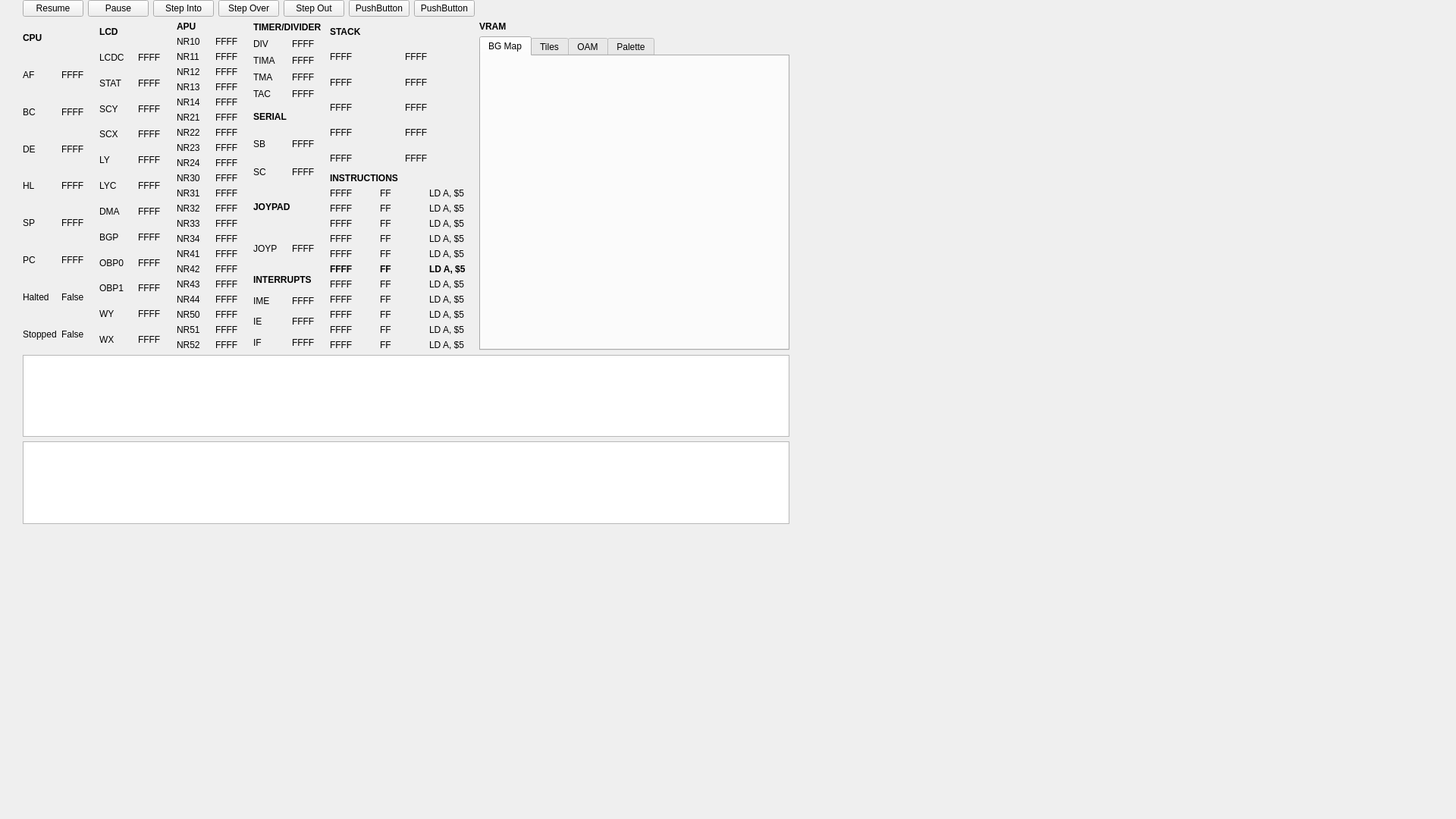
<?xml version="1.0" encoding="UTF-8"?>
<ui version="4.0">
 <class>Form</class>
 <widget class="QWidget" name="Form">
  <property name="geometry">
   <rect>
    <x>0</x>
    <y>0</y>
    <width>1920</width>
    <height>1080</height>
   </rect>
  </property>
  <property name="windowTitle">
   <string>Form</string>
  </property>
  <widget class="QWidget" name="gridLayoutWidget">
   <property name="geometry">
    <rect>
     <x>30</x>
     <y>0</y>
     <width>1011</width>
     <height>691</height>
    </rect>
   </property>
   <layout class="QGridLayout" name="gridLayout">
    <item row="1" column="1">
     <layout class="QGridLayout" name="gridLayout_3">
      <item row="4" column="0">
       <widget class="QLabel" name="label_16">
        <property name="text">
         <string>SCX</string>
        </property>
       </widget>
      </item>
      <item row="2" column="0">
       <widget class="QLabel" name="label_13">
        <property name="text">
         <string>STAT</string>
        </property>
       </widget>
      </item>
      <item row="10" column="0">
       <widget class="QLabel" name="label_103">
        <property name="text">
         <string>OBP1</string>
        </property>
       </widget>
      </item>
      <item row="0" column="0" colspan="2">
       <widget class="QLabel" name="label_32">
        <property name="font">
         <font>
          <weight>75</weight>
          <bold>true</bold>
         </font>
        </property>
        <property name="text">
         <string>LCD</string>
        </property>
       </widget>
      </item>
      <item row="5" column="0">
       <widget class="QLabel" name="label_23">
        <property name="text">
         <string>LY</string>
        </property>
       </widget>
      </item>
      <item row="9" column="0">
       <widget class="QLabel" name="label_102">
        <property name="text">
         <string>OBP0</string>
        </property>
       </widget>
      </item>
      <item row="6" column="1">
       <widget class="QLabel" name="label_26">
        <property name="text">
         <string>FFFF</string>
        </property>
       </widget>
      </item>
      <item row="4" column="1">
       <widget class="QLabel" name="label_20">
        <property name="text">
         <string>FFFF</string>
        </property>
       </widget>
      </item>
      <item row="6" column="0">
       <widget class="QLabel" name="label_24">
        <property name="text">
         <string>LYC</string>
        </property>
       </widget>
      </item>
      <item row="5" column="1">
       <widget class="QLabel" name="label_25">
        <property name="text">
         <string>FFFF</string>
        </property>
       </widget>
      </item>
      <item row="8" column="0">
       <widget class="QLabel" name="label_101">
        <property name="text">
         <string>BGP</string>
        </property>
       </widget>
      </item>
      <item row="1" column="1">
       <widget class="QLabel" name="label_17">
        <property name="text">
         <string>FFFF</string>
        </property>
       </widget>
      </item>
      <item row="11" column="0">
       <widget class="QLabel" name="label_104">
        <property name="text">
         <string>WY</string>
        </property>
       </widget>
      </item>
      <item row="7" column="0">
       <widget class="QLabel" name="label_100">
        <property name="text">
         <string>DMA</string>
        </property>
       </widget>
      </item>
      <item row="3" column="0">
       <widget class="QLabel" name="label_15">
        <property name="text">
         <string>SCY</string>
        </property>
       </widget>
      </item>
      <item row="1" column="0">
       <widget class="QLabel" name="label_14">
        <property name="text">
         <string>LCDC</string>
        </property>
       </widget>
      </item>
      <item row="3" column="1">
       <widget class="QLabel" name="label_19">
        <property name="text">
         <string>FFFF</string>
        </property>
       </widget>
      </item>
      <item row="2" column="1">
       <widget class="QLabel" name="label_18">
        <property name="text">
         <string>FFFF</string>
        </property>
       </widget>
      </item>
      <item row="12" column="0">
       <widget class="QLabel" name="label_105">
        <property name="text">
         <string>WX</string>
        </property>
       </widget>
      </item>
      <item row="7" column="1">
       <widget class="QLabel" name="label_106">
        <property name="text">
         <string>FFFF</string>
        </property>
       </widget>
      </item>
      <item row="8" column="1">
       <widget class="QLabel" name="label_107">
        <property name="text">
         <string>FFFF</string>
        </property>
       </widget>
      </item>
      <item row="9" column="1">
       <widget class="QLabel" name="label_108">
        <property name="text">
         <string>FFFF</string>
        </property>
       </widget>
      </item>
      <item row="10" column="1">
       <widget class="QLabel" name="label_109">
        <property name="text">
         <string>FFFF</string>
        </property>
       </widget>
      </item>
      <item row="11" column="1">
       <widget class="QLabel" name="label_110">
        <property name="text">
         <string>FFFF</string>
        </property>
       </widget>
      </item>
      <item row="12" column="1">
       <widget class="QLabel" name="label_111">
        <property name="text">
         <string>FFFF</string>
        </property>
       </widget>
      </item>
     </layout>
    </item>
    <item row="1" column="2">
     <layout class="QGridLayout" name="gridLayout_5">
      <item row="17" column="0">
       <widget class="QLabel" name="label_52">
        <property name="text">
         <string>NR43</string>
        </property>
       </widget>
      </item>
      <item row="3" column="0">
       <widget class="QLabel" name="label_38">
        <property name="text">
         <string>NR12</string>
        </property>
       </widget>
      </item>
      <item row="12" column="0">
       <widget class="QLabel" name="label_47">
        <property name="text">
         <string>NR32</string>
        </property>
       </widget>
      </item>
      <item row="11" column="0">
       <widget class="QLabel" name="label_46">
        <property name="text">
         <string>NR31</string>
        </property>
       </widget>
      </item>
      <item row="2" column="0">
       <widget class="QLabel" name="label_36">
        <property name="text">
         <string>NR11</string>
        </property>
       </widget>
      </item>
      <item row="1" column="1">
       <widget class="QLabel" name="label_35">
        <property name="text">
         <string>FFFF</string>
        </property>
       </widget>
      </item>
      <item row="14" column="0">
       <widget class="QLabel" name="label_49">
        <property name="text">
         <string>NR34</string>
        </property>
       </widget>
      </item>
      <item row="13" column="0">
       <widget class="QLabel" name="label_48">
        <property name="text">
         <string>NR33</string>
        </property>
       </widget>
      </item>
      <item row="15" column="0">
       <widget class="QLabel" name="label_50">
        <property name="text">
         <string>NR41</string>
        </property>
       </widget>
      </item>
      <item row="20" column="0">
       <widget class="QLabel" name="label_55">
        <property name="text">
         <string>NR51</string>
        </property>
       </widget>
      </item>
      <item row="18" column="0">
       <widget class="QLabel" name="label_53">
        <property name="text">
         <string>NR44</string>
        </property>
       </widget>
      </item>
      <item row="2" column="1">
       <widget class="QLabel" name="label_37">
        <property name="text">
         <string>FFFF</string>
        </property>
       </widget>
      </item>
      <item row="7" column="0">
       <widget class="QLabel" name="label_42">
        <property name="text">
         <string>NR22</string>
        </property>
       </widget>
      </item>
      <item row="5" column="0">
       <widget class="QLabel" name="label_40">
        <property name="text">
         <string>NR14</string>
        </property>
       </widget>
      </item>
      <item row="4" column="0">
       <widget class="QLabel" name="label_39">
        <property name="text">
         <string>NR13</string>
        </property>
       </widget>
      </item>
      <item row="9" column="0">
       <widget class="QLabel" name="label_44">
        <property name="text">
         <string>NR24</string>
        </property>
       </widget>
      </item>
      <item row="0" column="0" colspan="2">
       <widget class="QLabel" name="label_33">
        <property name="font">
         <font>
          <weight>75</weight>
          <bold>true</bold>
         </font>
        </property>
        <property name="text">
         <string>APU</string>
        </property>
       </widget>
      </item>
      <item row="1" column="0">
       <widget class="QLabel" name="label_34">
        <property name="text">
         <string>NR10</string>
        </property>
       </widget>
      </item>
      <item row="10" column="0">
       <widget class="QLabel" name="label_45">
        <property name="text">
         <string>NR30</string>
        </property>
       </widget>
      </item>
      <item row="8" column="0">
       <widget class="QLabel" name="label_43">
        <property name="text">
         <string>NR23</string>
        </property>
       </widget>
      </item>
      <item row="6" column="0">
       <widget class="QLabel" name="label_41">
        <property name="text">
         <string>NR21</string>
        </property>
       </widget>
      </item>
      <item row="16" column="0">
       <widget class="QLabel" name="label_51">
        <property name="text">
         <string>NR42</string>
        </property>
       </widget>
      </item>
      <item row="19" column="0">
       <widget class="QLabel" name="label_54">
        <property name="text">
         <string>NR50</string>
        </property>
       </widget>
      </item>
      <item row="21" column="0">
       <widget class="QLabel" name="label_56">
        <property name="text">
         <string>NR52</string>
        </property>
       </widget>
      </item>
      <item row="3" column="1">
       <widget class="QLabel" name="label_57">
        <property name="text">
         <string>FFFF</string>
        </property>
       </widget>
      </item>
      <item row="4" column="1">
       <widget class="QLabel" name="label_58">
        <property name="text">
         <string>FFFF</string>
        </property>
       </widget>
      </item>
      <item row="5" column="1">
       <widget class="QLabel" name="label_59">
        <property name="text">
         <string>FFFF</string>
        </property>
       </widget>
      </item>
      <item row="6" column="1">
       <widget class="QLabel" name="label_60">
        <property name="text">
         <string>FFFF</string>
        </property>
       </widget>
      </item>
      <item row="7" column="1">
       <widget class="QLabel" name="label_61">
        <property name="text">
         <string>FFFF</string>
        </property>
       </widget>
      </item>
      <item row="8" column="1">
       <widget class="QLabel" name="label_62">
        <property name="text">
         <string>FFFF</string>
        </property>
       </widget>
      </item>
      <item row="9" column="1">
       <widget class="QLabel" name="label_63">
        <property name="text">
         <string>FFFF</string>
        </property>
       </widget>
      </item>
      <item row="10" column="1">
       <widget class="QLabel" name="label_64">
        <property name="text">
         <string>FFFF</string>
        </property>
       </widget>
      </item>
      <item row="11" column="1">
       <widget class="QLabel" name="label_65">
        <property name="text">
         <string>FFFF</string>
        </property>
       </widget>
      </item>
      <item row="12" column="1">
       <widget class="QLabel" name="label_66">
        <property name="text">
         <string>FFFF</string>
        </property>
       </widget>
      </item>
      <item row="13" column="1">
       <widget class="QLabel" name="label_67">
        <property name="text">
         <string>FFFF</string>
        </property>
       </widget>
      </item>
      <item row="14" column="1">
       <widget class="QLabel" name="label_68">
        <property name="text">
         <string>FFFF</string>
        </property>
       </widget>
      </item>
      <item row="15" column="1">
       <widget class="QLabel" name="label_69">
        <property name="text">
         <string>FFFF</string>
        </property>
       </widget>
      </item>
      <item row="16" column="1">
       <widget class="QLabel" name="label_70">
        <property name="text">
         <string>FFFF</string>
        </property>
       </widget>
      </item>
      <item row="17" column="1">
       <widget class="QLabel" name="label_71">
        <property name="text">
         <string>FFFF</string>
        </property>
       </widget>
      </item>
      <item row="18" column="1">
       <widget class="QLabel" name="label_72">
        <property name="text">
         <string>FFFF</string>
        </property>
       </widget>
      </item>
      <item row="19" column="1">
       <widget class="QLabel" name="label_73">
        <property name="text">
         <string>FFFF</string>
        </property>
       </widget>
      </item>
      <item row="20" column="1">
       <widget class="QLabel" name="label_74">
        <property name="text">
         <string>FFFF</string>
        </property>
       </widget>
      </item>
      <item row="21" column="1">
       <widget class="QLabel" name="label_75">
        <property name="text">
         <string>FFFF</string>
        </property>
       </widget>
      </item>
     </layout>
    </item>
    <item row="1" column="6">
     <layout class="QGridLayout" name="gridLayout_4">
      <item row="1" column="0">
       <widget class="QTabWidget" name="tabWidget">
        <property name="currentIndex">
         <number>0</number>
        </property>
        <widget class="QWidget" name="tab">
         <attribute name="title">
          <string>BG Map</string>
         </attribute>
        </widget>
        <widget class="QWidget" name="tab_2">
         <attribute name="title">
          <string>Tiles</string>
         </attribute>
        </widget>
        <widget class="QWidget" name="tab_5">
         <attribute name="title">
          <string>OAM</string>
         </attribute>
        </widget>
        <widget class="QWidget" name="tab_6">
         <attribute name="title">
          <string>Palette</string>
         </attribute>
        </widget>
       </widget>
      </item>
      <item row="0" column="0">
       <widget class="QLabel" name="label_155">
        <property name="font">
         <font>
          <weight>75</weight>
          <bold>true</bold>
         </font>
        </property>
        <property name="text">
         <string>VRAM</string>
        </property>
       </widget>
      </item>
     </layout>
    </item>
    <item row="1" column="3">
     <layout class="QGridLayout" name="gridLayout_6">
      <item row="0" column="0" colspan="2">
       <layout class="QGridLayout" name="gridLayout_7">
        <item row="3" column="0">
         <widget class="QLabel" name="label_84">
          <property name="text">
           <string>TMA</string>
          </property>
         </widget>
        </item>
        <item row="1" column="1">
         <widget class="QLabel" name="label_82">
          <property name="text">
           <string>FFFF</string>
          </property>
         </widget>
        </item>
        <item row="2" column="0">
         <widget class="QLabel" name="label_83">
          <property name="text">
           <string>TIMA</string>
          </property>
         </widget>
        </item>
        <item row="1" column="0">
         <widget class="QLabel" name="label_80">
          <property name="text">
           <string>DIV</string>
          </property>
         </widget>
        </item>
        <item row="0" column="0" colspan="2">
         <widget class="QLabel" name="label_79">
          <property name="font">
           <font>
            <weight>75</weight>
            <bold>true</bold>
           </font>
          </property>
          <property name="text">
           <string>TIMER/DIVIDER</string>
          </property>
         </widget>
        </item>
        <item row="4" column="0">
         <widget class="QLabel" name="label_85">
          <property name="text">
           <string>TAC</string>
          </property>
         </widget>
        </item>
        <item row="2" column="1">
         <widget class="QLabel" name="label_86">
          <property name="text">
           <string>FFFF</string>
          </property>
         </widget>
        </item>
        <item row="3" column="1">
         <widget class="QLabel" name="label_87">
          <property name="text">
           <string>FFFF</string>
          </property>
         </widget>
        </item>
        <item row="4" column="1">
         <widget class="QLabel" name="label_88">
          <property name="text">
           <string>FFFF</string>
          </property>
         </widget>
        </item>
       </layout>
      </item>
      <item row="3" column="0" colspan="2">
       <layout class="QGridLayout" name="gridLayout_10">
        <item row="1" column="0">
         <widget class="QLabel" name="label_94">
          <property name="text">
           <string>IME</string>
          </property>
         </widget>
        </item>
        <item row="2" column="0">
         <widget class="QLabel" name="label_95">
          <property name="text">
           <string>IE</string>
          </property>
         </widget>
        </item>
        <item row="3" column="0">
         <widget class="QLabel" name="label_96">
          <property name="text">
           <string>IF</string>
          </property>
         </widget>
        </item>
        <item row="1" column="1">
         <widget class="QLabel" name="label_97">
          <property name="text">
           <string>FFFF</string>
          </property>
         </widget>
        </item>
        <item row="2" column="1">
         <widget class="QLabel" name="label_98">
          <property name="text">
           <string>FFFF</string>
          </property>
         </widget>
        </item>
        <item row="3" column="1">
         <widget class="QLabel" name="label_99">
          <property name="text">
           <string>FFFF</string>
          </property>
         </widget>
        </item>
        <item row="0" column="0" colspan="2">
         <widget class="QLabel" name="label_93">
          <property name="font">
           <font>
            <weight>75</weight>
            <bold>true</bold>
           </font>
          </property>
          <property name="text">
           <string>INTERRUPTS</string>
          </property>
         </widget>
        </item>
       </layout>
      </item>
      <item row="1" column="0" colspan="2">
       <layout class="QGridLayout" name="gridLayout_9">
        <item row="2" column="0">
         <widget class="QLabel" name="label_90">
          <property name="text">
           <string>SC</string>
          </property>
         </widget>
        </item>
        <item row="1" column="0">
         <widget class="QLabel" name="label_89">
          <property name="text">
           <string>SB</string>
          </property>
         </widget>
        </item>
        <item row="1" column="1">
         <widget class="QLabel" name="label_91">
          <property name="text">
           <string>FFFF</string>
          </property>
         </widget>
        </item>
        <item row="0" column="0" colspan="2">
         <widget class="QLabel" name="label_81">
          <property name="font">
           <font>
            <weight>75</weight>
            <bold>true</bold>
           </font>
          </property>
          <property name="text">
           <string>SERIAL</string>
          </property>
         </widget>
        </item>
        <item row="2" column="1">
         <widget class="QLabel" name="label_92">
          <property name="text">
           <string>FFFF</string>
          </property>
         </widget>
        </item>
       </layout>
      </item>
      <item row="2" column="0" colspan="2">
       <layout class="QGridLayout" name="gridLayout_11">
        <item row="1" column="0">
         <widget class="QLabel" name="label_77">
          <property name="text">
           <string>JOYP</string>
          </property>
         </widget>
        </item>
        <item row="1" column="1">
         <widget class="QLabel" name="label_78">
          <property name="text">
           <string>FFFF</string>
          </property>
         </widget>
        </item>
        <item row="0" column="0" colspan="2">
         <widget class="QLabel" name="label_76">
          <property name="font">
           <font>
            <weight>75</weight>
            <bold>true</bold>
           </font>
          </property>
          <property name="text">
           <string>JOYPAD</string>
          </property>
         </widget>
        </item>
       </layout>
      </item>
     </layout>
    </item>
    <item row="1" column="4" colspan="2">
     <layout class="QGridLayout" name="gridLayout_14">
      <item row="0" column="0">
       <layout class="QGridLayout" name="gridLayout_17">
        <item row="4" column="0">
         <widget class="QLabel" name="label_28">
          <property name="text">
           <string>FFFF</string>
          </property>
         </widget>
        </item>
        <item row="2" column="0">
         <widget class="QLabel" name="label_27">
          <property name="text">
           <string>FFFF</string>
          </property>
         </widget>
        </item>
        <item row="5" column="0">
         <widget class="QLabel" name="label_22">
          <property name="text">
           <string>FFFF</string>
          </property>
         </widget>
        </item>
        <item row="3" column="0">
         <widget class="QLabel" name="label_29">
          <property name="text">
           <string>FFFF</string>
          </property>
         </widget>
        </item>
        <item row="1" column="0">
         <widget class="QLabel" name="label_115">
          <property name="text">
           <string>FFFF</string>
          </property>
         </widget>
        </item>
        <item row="1" column="1">
         <widget class="QLabel" name="label_150">
          <property name="text">
           <string>FFFF</string>
          </property>
         </widget>
        </item>
        <item row="2" column="1">
         <widget class="QLabel" name="label_151">
          <property name="text">
           <string>FFFF</string>
          </property>
         </widget>
        </item>
        <item row="3" column="1">
         <widget class="QLabel" name="label_152">
          <property name="text">
           <string>FFFF</string>
          </property>
         </widget>
        </item>
        <item row="4" column="1">
         <widget class="QLabel" name="label_153">
          <property name="text">
           <string>FFFF</string>
          </property>
         </widget>
        </item>
        <item row="5" column="1">
         <widget class="QLabel" name="label_154">
          <property name="text">
           <string>FFFF</string>
          </property>
         </widget>
        </item>
        <item row="0" column="0" colspan="2">
         <widget class="QLabel" name="label_21">
          <property name="font">
           <font>
            <weight>75</weight>
            <bold>true</bold>
           </font>
          </property>
          <property name="text">
           <string>STACK</string>
          </property>
         </widget>
        </item>
       </layout>
      </item>
      <item row="1" column="0">
       <layout class="QGridLayout" name="gridLayout_19">
        <item row="9" column="0">
         <widget class="QLabel" name="label_120">
          <property name="text">
           <string>FFFF</string>
          </property>
         </widget>
        </item>
        <item row="9" column="2">
         <widget class="QLabel" name="label_130">
          <property name="text">
           <string>LD A, $5</string>
          </property>
         </widget>
        </item>
        <item row="7" column="2">
         <widget class="QLabel" name="label_128">
          <property name="text">
           <string>LD A, $5</string>
          </property>
         </widget>
        </item>
        <item row="8" column="1">
         <widget class="QLabel" name="label_139">
          <property name="text">
           <string>FF</string>
          </property>
         </widget>
        </item>
        <item row="11" column="0">
         <widget class="QLabel" name="label_122">
          <property name="text">
           <string>FFFF</string>
          </property>
         </widget>
        </item>
        <item row="6" column="0">
         <widget class="QLabel" name="label_117">
          <property name="font">
           <font>
            <weight>75</weight>
            <bold>true</bold>
           </font>
          </property>
          <property name="text">
           <string>FFFF</string>
          </property>
         </widget>
        </item>
        <item row="11" column="1">
         <widget class="QLabel" name="label_142">
          <property name="text">
           <string>FF</string>
          </property>
         </widget>
        </item>
        <item row="3" column="2">
         <widget class="QLabel" name="label_125">
          <property name="text">
           <string>LD A, $5</string>
          </property>
         </widget>
        </item>
        <item row="2" column="1">
         <widget class="QLabel" name="label_134">
          <property name="text">
           <string>FF</string>
          </property>
         </widget>
        </item>
        <item row="7" column="0">
         <widget class="QLabel" name="label_118">
          <property name="text">
           <string>FFFF</string>
          </property>
         </widget>
        </item>
        <item row="2" column="0">
         <widget class="QLabel" name="label_113">
          <property name="text">
           <string>FFFF</string>
          </property>
         </widget>
        </item>
        <item row="11" column="2">
         <widget class="QLabel" name="label_132">
          <property name="text">
           <string>LD A, $5</string>
          </property>
         </widget>
        </item>
        <item row="2" column="2">
         <widget class="QLabel" name="label_124">
          <property name="text">
           <string>LD A, $5</string>
          </property>
         </widget>
        </item>
        <item row="6" column="2">
         <widget class="QLabel" name="label_127">
          <property name="font">
           <font>
            <weight>75</weight>
            <bold>true</bold>
           </font>
          </property>
          <property name="text">
           <string>LD A, $5</string>
          </property>
         </widget>
        </item>
        <item row="10" column="0">
         <widget class="QLabel" name="label_121">
          <property name="text">
           <string>FFFF</string>
          </property>
         </widget>
        </item>
        <item row="4" column="1">
         <widget class="QLabel" name="label_136">
          <property name="text">
           <string>FF</string>
          </property>
         </widget>
        </item>
        <item row="3" column="0">
         <widget class="QLabel" name="label_114">
          <property name="text">
           <string>FFFF</string>
          </property>
         </widget>
        </item>
        <item row="9" column="1">
         <widget class="QLabel" name="label_140">
          <property name="text">
           <string>FF</string>
          </property>
         </widget>
        </item>
        <item row="8" column="2">
         <widget class="QLabel" name="label_129">
          <property name="text">
           <string>LD A, $5</string>
          </property>
         </widget>
        </item>
        <item row="10" column="2">
         <widget class="QLabel" name="label_131">
          <property name="text">
           <string>LD A, $5</string>
          </property>
         </widget>
        </item>
        <item row="1" column="1">
         <widget class="QLabel" name="label_133">
          <property name="text">
           <string>FF</string>
          </property>
         </widget>
        </item>
        <item row="8" column="0">
         <widget class="QLabel" name="label_119">
          <property name="text">
           <string>FFFF</string>
          </property>
         </widget>
        </item>
        <item row="1" column="0">
         <widget class="QLabel" name="label_112">
          <property name="text">
           <string>FFFF</string>
          </property>
         </widget>
        </item>
        <item row="1" column="2">
         <widget class="QLabel" name="label_123">
          <property name="text">
           <string>LD A, $5</string>
          </property>
         </widget>
        </item>
        <item row="4" column="2">
         <widget class="QLabel" name="label_126">
          <property name="text">
           <string>LD A, $5</string>
          </property>
         </widget>
        </item>
        <item row="7" column="1">
         <widget class="QLabel" name="label_138">
          <property name="text">
           <string>FF</string>
          </property>
         </widget>
        </item>
        <item row="6" column="1">
         <widget class="QLabel" name="label_137">
          <property name="font">
           <font>
            <weight>75</weight>
            <bold>true</bold>
           </font>
          </property>
          <property name="text">
           <string>FF</string>
          </property>
         </widget>
        </item>
        <item row="4" column="0">
         <widget class="QLabel" name="label_116">
          <property name="text">
           <string>FFFF</string>
          </property>
         </widget>
        </item>
        <item row="3" column="1">
         <widget class="QLabel" name="label_135">
          <property name="text">
           <string>FF</string>
          </property>
         </widget>
        </item>
        <item row="10" column="1">
         <widget class="QLabel" name="label_141">
          <property name="text">
           <string>FF</string>
          </property>
         </widget>
        </item>
        <item row="5" column="0">
         <widget class="QLabel" name="label_143">
          <property name="text">
           <string>FFFF</string>
          </property>
         </widget>
        </item>
        <item row="5" column="1">
         <widget class="QLabel" name="label_144">
          <property name="text">
           <string>FF</string>
          </property>
         </widget>
        </item>
        <item row="5" column="2">
         <widget class="QLabel" name="label_145">
          <property name="text">
           <string>LD A, $5</string>
          </property>
         </widget>
        </item>
        <item row="0" column="0" colspan="3">
         <widget class="QLabel" name="label_30">
          <property name="font">
           <font>
            <weight>75</weight>
            <bold>true</bold>
           </font>
          </property>
          <property name="text">
           <string>INSTRUCTIONS</string>
          </property>
         </widget>
        </item>
       </layout>
      </item>
     </layout>
    </item>
    <item row="0" column="0" colspan="6">
     <layout class="QGridLayout" name="gridLayout_12">
      <item row="0" column="3">
       <widget class="QPushButton" name="pushButton_4">
        <property name="text">
         <string>Step Over</string>
        </property>
       </widget>
      </item>
      <item row="0" column="5">
       <widget class="QPushButton" name="pushButton_6">
        <property name="text">
         <string>PushButton</string>
        </property>
       </widget>
      </item>
      <item row="0" column="4">
       <widget class="QPushButton" name="pushButton_5">
        <property name="text">
         <string>Step Out</string>
        </property>
       </widget>
      </item>
      <item row="0" column="0">
       <widget class="QPushButton" name="pushButton">
        <property name="text">
         <string>Resume</string>
        </property>
       </widget>
      </item>
      <item row="0" column="2">
       <widget class="QPushButton" name="pushButton_3">
        <property name="text">
         <string>Step Into</string>
        </property>
       </widget>
      </item>
      <item row="0" column="1">
       <widget class="QPushButton" name="pushButton_2">
        <property name="text">
         <string>Pause</string>
        </property>
       </widget>
      </item>
      <item row="0" column="6">
       <widget class="QPushButton" name="pushButton_7">
        <property name="text">
         <string>PushButton</string>
        </property>
       </widget>
      </item>
     </layout>
    </item>
    <item row="2" column="0" colspan="7">
     <widget class="QListView" name="listView"/>
    </item>
    <item row="1" column="0">
     <layout class="QGridLayout" name="gridLayout_2">
      <item row="4" column="1">
       <widget class="QLabel" name="label_9">
        <property name="text">
         <string>FFFF</string>
        </property>
       </widget>
      </item>
      <item row="3" column="1">
       <widget class="QLabel" name="label_10">
        <property name="text">
         <string>FFFF</string>
        </property>
       </widget>
      </item>
      <item row="5" column="1">
       <widget class="QLabel" name="label_8">
        <property name="text">
         <string>FFFF</string>
        </property>
       </widget>
      </item>
      <item row="2" column="1">
       <widget class="QLabel" name="label_11">
        <property name="text">
         <string>FFFF</string>
        </property>
       </widget>
      </item>
      <item row="4" column="0">
       <widget class="QLabel" name="label_4">
        <property name="text">
         <string>HL</string>
        </property>
       </widget>
      </item>
      <item row="6" column="0">
       <widget class="QLabel" name="label_6">
        <property name="text">
         <string>PC</string>
        </property>
       </widget>
      </item>
      <item row="7" column="0">
       <widget class="QLabel" name="label_146">
        <property name="text">
         <string>Halted</string>
        </property>
       </widget>
      </item>
      <item row="5" column="0">
       <widget class="QLabel" name="label_5">
        <property name="text">
         <string>SP</string>
        </property>
       </widget>
      </item>
      <item row="1" column="1">
       <widget class="QLabel" name="label_12">
        <property name="text">
         <string>FFFF</string>
        </property>
       </widget>
      </item>
      <item row="2" column="0">
       <widget class="QLabel" name="label_2">
        <property name="text">
         <string>BC</string>
        </property>
       </widget>
      </item>
      <item row="6" column="1">
       <widget class="QLabel" name="label_7">
        <property name="text">
         <string>FFFF</string>
        </property>
       </widget>
      </item>
      <item row="0" column="0" colspan="2">
       <widget class="QLabel" name="label_31">
        <property name="font">
         <font>
          <weight>75</weight>
          <bold>true</bold>
         </font>
        </property>
        <property name="text">
         <string>CPU</string>
        </property>
       </widget>
      </item>
      <item row="1" column="0">
       <widget class="QLabel" name="label">
        <property name="text">
         <string>AF</string>
        </property>
       </widget>
      </item>
      <item row="3" column="0">
       <widget class="QLabel" name="label_3">
        <property name="text">
         <string>DE</string>
        </property>
       </widget>
      </item>
      <item row="8" column="0">
       <widget class="QLabel" name="label_147">
        <property name="text">
         <string>Stopped</string>
        </property>
       </widget>
      </item>
      <item row="7" column="1">
       <widget class="QLabel" name="label_148">
        <property name="text">
         <string>False</string>
        </property>
       </widget>
      </item>
      <item row="8" column="1">
       <widget class="QLabel" name="label_149">
        <property name="text">
         <string>False</string>
        </property>
       </widget>
      </item>
     </layout>
    </item>
    <item row="3" column="0" colspan="7">
     <widget class="QTextBrowser" name="textBrowser"/>
    </item>
   </layout>
  </widget>
 </widget>
 <resources/>
 <connections/>
</ui>
